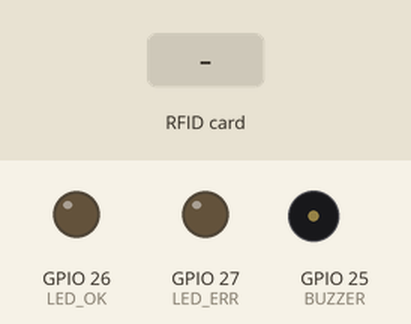
Bench run of a sketch on a simulated ESP32. Shown: output pins drawn as LEDs (lit = HIGH), buzzer (waves = sounding, pin HIGH). The inputs (shaded band) are chosen by the test bench. WiFi joins after 1.5 s; servers stay silent unless stated; uploads are accepted with an empty reply; the local clock reads 2024-03-15 10:24:30 at power-on unless the sketch sets it; what the sketch prints to the serial monitor is not drawn.

Above: at 3.0 s.
3.1 s: RFID card 5E 7A 19 C4 held to the reader
At 3.39 s:
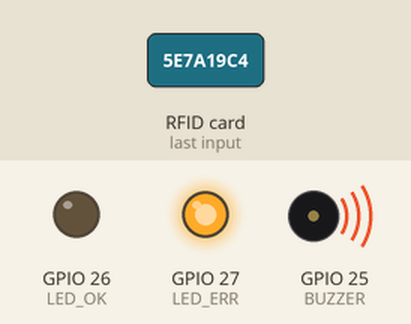
At 3.9 s:
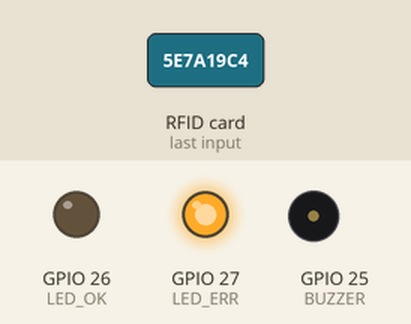
Timing chart, 0 to 6.1 s (numbered marks = the images above; inputs shaded):
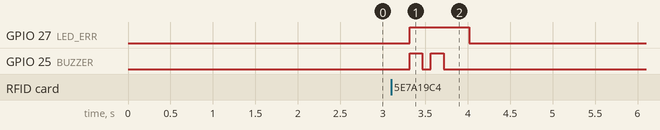

Measured:
- after the input at 3.1 s, GPIO 27 (LED_ERR): LOW → HIGH after 0.22 s, → LOW 0.70 s later; GPIO 25 (BUZZER): alternates HIGH for 0.15 s and LOW for 0.10 s, 4 changes in all, then stays LOW, starting after 0.22 s

The sketch:

sbes_rfid_esp32.ino
```cpp
/*
  sbes.erp – RFID Attendance Reader (ESP32 + RC522)
  Shahbabu Educational Society – Attendance ERP Portal
  Developed by Abdul Wahab

  Libraries (Arduino Library Manager):
    - MFRC522 by GithubCommunity
    - ArduinoJson by Benoit Blanchon (v7)
  Board: "ESP32 Dev Module" (esp32 core by Espressif)
*/
#include <WiFi.h>
#include <WiFiClientSecure.h>
#include <HTTPClient.h>
#include <ArduinoJson.h>
#include <SPI.h>
#include <MFRC522.h>
#include <time.h>

// ====== EDIT THESE ======
const char* WIFI_SSID     = "YOUR_WIFI_NAME";
const char* WIFI_PASS     = "YOUR_WIFI_PASSWORD";
const char* API_KEY       = "FIREBASE_WEB_API_KEY";
const char* PROJECT_ID    = "your-firebase-project-id";
const char* DEVICE_EMAIL  = "device01@sbes.erp";      // Auth user whose users/{uid}.role = "device"
const char* DEVICE_PASS   = "DEVICE_PASSWORD";
const char* DEVICE_ID     = "esp32-01";               // must match web/firebase-config.js
const char* CLASS_ID      = "PASTE_CLASS_DOC_ID";     // Firestore classes/{id} this reader belongs to
// ========================

#define SS_PIN 5
#define RST_PIN 22
#define LED_OK 26
#define LED_ERR 27
#define BUZZER 25

MFRC522 rfid(SS_PIN, RST_PIN);
String idToken = "";
unsigned long tokenTime = 0;
String lastUid = "";
unsigned long lastScan = 0;

String fsBase() {
  return String("https://firestore.googleapis.com/v1/projects/") + PROJECT_ID + "/databases/(default)/documents";
}

void beep(int ms) { digitalWrite(BUZZER, HIGH); delay(ms); digitalWrite(BUZZER, LOW); }
void signalOk()  { digitalWrite(LED_OK, HIGH); beep(120); delay(300); digitalWrite(LED_OK, LOW); }
void signalErr() { digitalWrite(LED_ERR, HIGH); beep(150); delay(100); beep(150); delay(300); digitalWrite(LED_ERR, LOW); }

void connectWifi() {
  WiFi.mode(WIFI_STA);
  WiFi.begin(WIFI_SSID, WIFI_PASS);
  Serial.print("WiFi");
  while (WiFi.status() != WL_CONNECTED) { delay(400); Serial.print("."); }
  Serial.println(" connected: " + WiFi.localIP().toString());
}

bool signIn() {
  WiFiClientSecure c; c.setInsecure();   // production: use setCACert() with the Google root CA
  HTTPClient http;
  String url = String("https://identitytoolkit.googleapis.com/v1/accounts:signInWithPassword?key=") + API_KEY;
  http.begin(c, url);
  http.addHeader("Content-Type", "application/json");
  JsonDocument d;
  d["email"] = DEVICE_EMAIL; d["password"] = DEVICE_PASS; d["returnSecureToken"] = true;
  String body; serializeJson(d, body);
  int code = http.POST(body);
  bool ok = false;
  if (code == 200) {
    JsonDocument r; deserializeJson(r, http.getString());
    idToken = r["idToken"].as<String>();
    tokenTime = millis(); ok = true;
    Serial.println("Signed in to Firebase");
  } else Serial.printf("Sign-in failed: %d\n", code);
  http.end();
  return ok;
}

void ensureToken() {
  if (idToken == "" || millis() - tokenTime > 50UL * 60UL * 1000UL) signIn();   // tokens last 60 min
}

// Generic Firestore REST call. Returns HTTP code; response body goes into 'out'.
int fs(const String& method, const String& path, const String& body, String& out) {
  ensureToken();
  WiFiClientSecure c; c.setInsecure();
  HTTPClient http;
  http.begin(c, fsBase() + path);
  http.addHeader("Authorization", "Bearer " + idToken);
  http.addHeader("Content-Type", "application/json");
  int code = (method == "GET") ? http.GET()
           : (method == "POST") ? http.POST(body)
           : http.sendRequest(method.c_str(), body);
  out = http.getString();
  http.end();
  return code;
}

String isoUtc(time_t t) { struct tm tmv; gmtime_r(&t, &tmv); char b[25]; strftime(b, sizeof b, "%Y-%m-%dT%H:%M:%SZ", &tmv); return String(b); }
String istTime(time_t t) { t += 19800; struct tm tmv; gmtime_r(&t, &tmv); char b[12]; strftime(b, sizeof b, "%H:%M:%S", &tmv); return String(b); }

String readUid() {
  String uid = "";
  for (byte i = 0; i < rfid.uid.size; i++) { if (rfid.uid.uidByte[i] < 0x10) uid += "0"; uid += String(rfid.uid.uidByte[i], HEX); }
  uid.toUpperCase();
  return uid;
}

String sv(JsonVariant f, const char* key) { return f[key]["stringValue"] | ""; }

void handleCard(const String& uid) {
  String out;
  // 1) Which student owns this card?
  int code = fs("GET", "/rfidIndex/" + uid, "", out);
  if (code == 404) {
    Serial.println("Unknown card " + uid + " -> sent to dashboard");
    JsonDocument d;
    d["fields"]["lastUid"]["stringValue"] = uid;
    d["fields"]["lastScanAt"]["timestampValue"] = isoUtc(time(nullptr));
    String b; serializeJson(d, b);
    fs("PATCH", String("/devices/") + DEVICE_ID + "?updateMask.fieldPaths=lastUid&updateMask.fieldPaths=lastScanAt", b, out);
    signalErr(); return;
  }
  if (code != 200) { Serial.printf("rfidIndex error %d\n", code); signalErr(); return; }
  JsonDocument idx; deserializeJson(idx, out);
  JsonVariant f = idx["fields"];
  String studentId = sv(f, "studentId"), name = sv(f, "name"), roll = sv(f, "rollNo"), cls = sv(f, "classId");
  if (cls != CLASS_ID) { Serial.println("Student belongs to another class"); signalErr(); return; }

  // 2) Is a session running for this class?
  code = fs("GET", String("/classes/") + CLASS_ID, "", out);
  if (code != 200) { signalErr(); return; }
  JsonDocument cd; deserializeJson(cd, out);
  JsonVariant cf = cd["fields"];
  String sessionId = sv(cf, "activeSessionId"), subjectId = sv(cf, "activeSubjectId"), date = sv(cf, "activeDate");
  if (sessionId == "") { Serial.println("No active session"); signalErr(); return; }

  // 3) Create the attendance doc (409 means it already exists = already marked)
  time_t now = time(nullptr);
  JsonDocument a;
  JsonObject af = a["fields"].to<JsonObject>();
  af["sessionId"]["stringValue"] = sessionId;
  af["classId"]["stringValue"] = CLASS_ID;
  af["subjectId"]["stringValue"] = subjectId;
  af["studentId"]["stringValue"] = studentId;
  af["name"]["stringValue"] = name;
  af["rollNo"]["stringValue"] = roll;
  af["date"]["stringValue"] = date;
  af["time"]["stringValue"] = istTime(now);
  af["status"]["stringValue"] = "present";
  af["source"]["stringValue"] = "rfid";
  af["ts"]["timestampValue"] = isoUtc(now);
  String b; serializeJson(a, b);
  code = fs("POST", "/attendance?documentId=" + sessionId + "_" + studentId, b, out);
  if (code == 200) { Serial.println("PRESENT: " + name + " (" + roll + ")"); signalOk(); }
  else if (code == 409) { Serial.println("Already marked: " + name); beep(60); delay(80); beep(60); }
  else { Serial.printf("Attendance error %d %s\n", code, out.c_str()); signalErr(); }
}

void setup() {
  Serial.begin(115200);
  pinMode(LED_OK, OUTPUT); pinMode(LED_ERR, OUTPUT); pinMode(BUZZER, OUTPUT);
  SPI.begin(18, 19, 23, SS_PIN);
  rfid.PCD_Init();
  connectWifi();
  configTime(0, 0, "pool.ntp.org", "time.google.com");
  while (time(nullptr) < 1700000000) delay(300);   // wait for NTP
  signIn();
  Serial.println("sbes.erp reader ready");
}

void loop() {
  if (WiFi.status() != WL_CONNECTED) connectWifi();
  if (!rfid.PICC_IsNewCardPresent() || !rfid.PICC_ReadCardSerial()) return;
  String uid = readUid();
  rfid.PICC_HaltA(); rfid.PCD_StopCrypto1();
  if (uid == lastUid && millis() - lastScan < 3000) return;   // debounce
  lastUid = uid; lastScan = millis();
  Serial.println("Card: " + uid);
  handleCard(uid);
}
```
